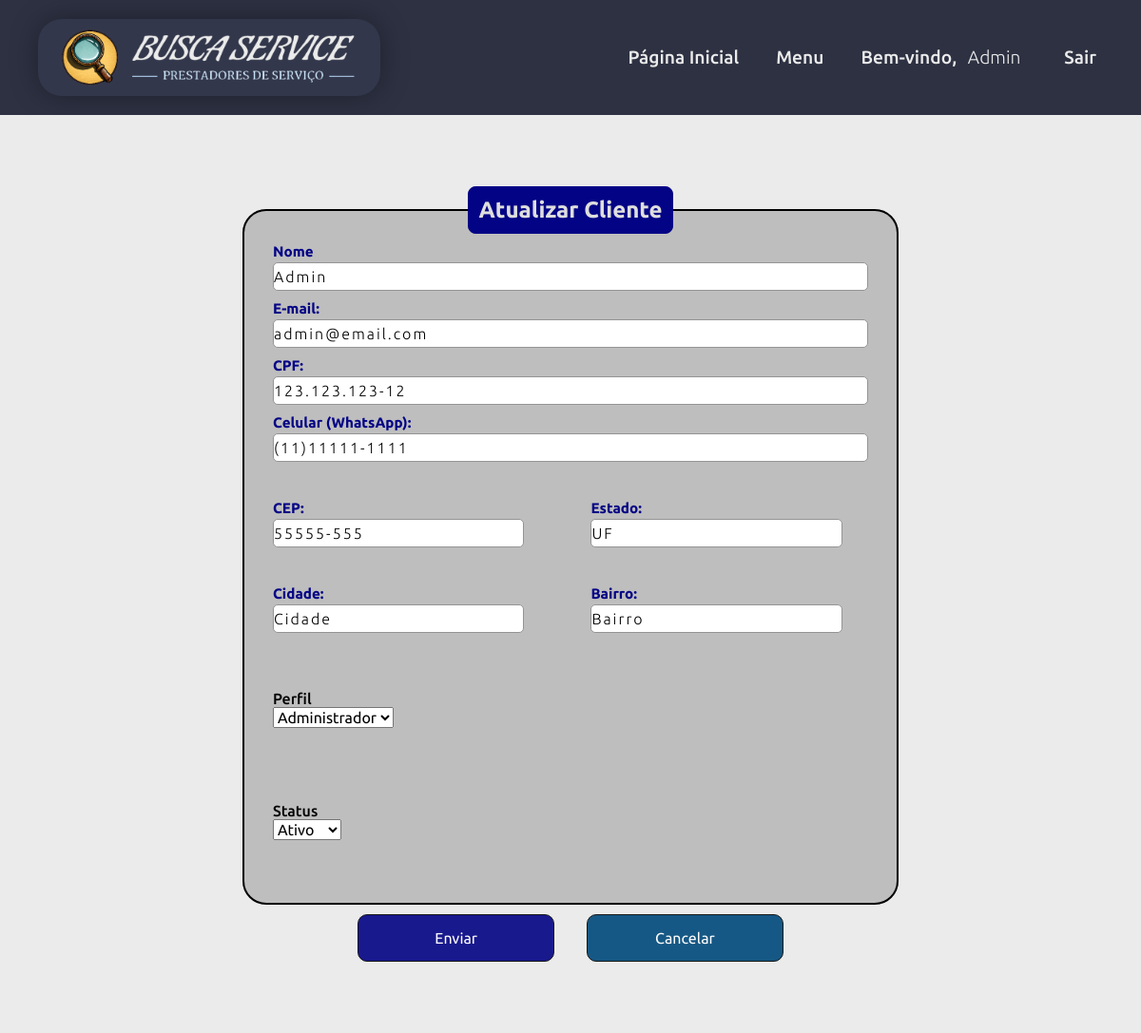
The app's page /app/views/usuario_admin_updcli.php?idcli=1 (signed in) with its own data.
### tables this page shows
CREATE TABLE cliente (
  idcli INT(11) NOT NULL AUTO_INCREMENT,
  nome VARCHAR(45) NOT NULL,
  email VARCHAR(255) NOT NULL,
  senha VARCHAR(60) NOT NULL,
  cpf VARCHAR(14) NOT NULL,
  telefone VARCHAR(18) NOT NULL,
  cep VARCHAR(9) NOT NULL,
  estado VARCHAR(45) NOT NULL,
  cidade VARCHAR(45) NOT NULL,
  bairro VARCHAR(45) NOT NULL,
  perfil VARCHAR(3) NOT NULL DEFAULT 'CLI' COMMENT 'ADM=Administrador\\nPRO=Profissional\\nCLI=Cliente',
  status TINYINT(1) NOT NULL DEFAULT 1 COMMENT '\"0\" = Inativo / \"1\" = Ativo',
  dataregcli DATETIME NOT NULL DEFAULT CURRENT_TIMESTAMP(),
  PRIMARY KEY (idcli),
  UNIQUE KEY unique_cpf_cli (cpf)
  );

### app/views/usuario_admin_updcli.php (the view, shortened to what this page needs)
<?php
require_once 'layouts/site/header.php';
$idcli = isset($_GET['idcli']) ? $_GET['idcli'] : 0;
$dbh = Conexao::getInstance();
$query = "SELECT * FROM `busca_service`.`cliente` WHERE idcli=:idcli LIMIT 1";
$stmt = $dbh->prepare($query);
$stmt->bindParam(':idcli', $idcli);
$stmt->execute();
$row = $stmt->fetch(PDO::FETCH_ASSOC);
?>
<body>
    <?php require_once 'layouts/admin/menu.php'; ?>
    <main class="bg_form">
        <div class="main_opc">
            <section>
                <form action="" method="post" class="box">
                    <fieldset>
                        <legend><b>Atualizar Cliente</b></legend>
                        <div class="dadosPessoais">
                            <div class="inputBox">
                                <input type="text" name="nome" id="nome" class="inputUser" required autofocus value="<?= isset($row) ? $row['nome'] : '' ?>">
                                <label for="nome" class="labelInput">Nome</label>
                            </div>
                            <div class="inputBox">
                                <input type="email" name="email" id="email" class="inputUser" autofocus value="<?= isset($row) ? $row['email'] : '' ?>">
                                <label for="email" class="labelInput <?= isset($row) && !empty($row['email']) ? 'active' : '' ?>">E-mail:</label>
                            </div>
                            <div class="inputBox">
                                <input type="text" name="cpf" id="cpf" class="inputUser" readonly autofocus value="<?= isset($row) ? $row['cpf'] : '' ?>">
                                <label for="cpf" class="labelInput <?= isset($row) && !empty($row['cpf']) ? 'active' : '' ?>">CPF:</label>
                            </div>
                            <div class="inputBox">
                                <input type="tel" name="telefone-whatsapp" id="telefone-whatsapp" class="inputUser" minlength="14" maxlength="14" required autofocus value="<?= isset($row) ? $row['telefone'] : '' ?>">
                                <label for="telefone-whatsapp" class="labelInput">Celular (WhatsApp):</label>
                            </div>
                        </div>
                        <div class="endereco">
                            <div class="inputBox">
                                <input type="text" id="cep" name="cep" class="inputUser" maxlength="8" minlength="8" required autofocus value="<?= isset($row) ? $row['cep'] : '' ?>">
                                <label for="cep" class="labelInput">CEP:</label><br>
                            </div>
                            <div class="inputBox">
                                <input type="text" name="estado" id="estado" class="inputUser" required autofocus value="<?= isset($row) ? $row['estado'] : '' ?>">
                                <label for="uf" class="labelInput">Estado:</label>
                            </div>
                            <div class="inputBox">
                                <input type="text" name="cidade" id="cidade" class="inputUser" required autofocus value="<?= isset($row) ? $row['cidade'] : '' ?>">
                                <label for="cidade" class="labelInput">Cidade:</label>
                            </div>
                            <div class="inputBox">
                                <input type="text" name="bairro" id="bairro" class="inputUser" required autofocus value="<?= isset($row) ? $row['bairro'] : '' ?>">
                                <label for="bairro" class="labelInput">Bairro:</label>
                            </div><br><br>
                        </div>
                        <div class="inputBox">
                            <label for="perfil" id="perfilLabel">Perfil</label><br>
                            <select name="perfil" id="perfil"><br><br>
                                <option value="ADM" <?= isset($row) && $row['perfil'] == 'ADM' ? 'selected' : '' ?>>
                                    Administrador</option>
                            </select>
                        </div><br>
                        <div class="inputBox">
                            <label for="status" class="statusLabel">Status</label><br>
                            <div class="select-wrapper">
                                <select name="status" id="status"><br><br>
                                    <option value="1" <?= isset($row) && $row['status'] == '1' ? 'selected' : '' ?>>Ativo
                                    </option>
                                </select>
                            </div>
                        </div><br><br>
                    </fieldset>
                    <div class="btn_alinhamento">
                        <a href="usuario_admin.php">
                            <button type="submit" id="submit" value="Enviar" name="salvar">Enviar</button>
                        </a>
                        <a href="usuario_admin_listcli.php">
                            <button type="button" id="cancel" value="Cancelar" name="cancelar">Cancelar</button>
                        </a>
                    </div>
                </form>
            </section>
        </div>
    </main>
</body>
</html>

### app/views/assets/css/boot.css (style rules this page uses)
* { padding: 0; margin: 0; box-sizing: border-box; text-decoration: none; font-size: 1em; font-family: 'Ubuntu', sans-serif; }

### app/views/assets/css/style.css (style rules this page uses)
html { height: 100%; min-height: 100%; }
body { display: flex; flex-direction: column; min-height: 100%; }

### app/views/assets/css/formulario.css (style rules this page uses)
.box { margin: 5% auto; color: rgb(0, 0, 0); position: relative; padding: 15px; width: 60%; }
.box fieldset { background-color: #bebebe; border-radius: 25px; border: 2px solid #000; }
.bg_form { background-color: #ebebeb; }
legend { border: 1px solid rgb(3, 3, 133); padding: 10px; text-align: center; background-color: rgb(3, 3, 133); border-radius: 8px; font-size: 1.5em; color: #dedede; }
.endereco { display: flex; flex-wrap: wrap; }
.endereco .inputBox { width: 40%; box-sizing: border-box; padding-right: 10px; }
.inputBox { position: relative; margin: 30px; font-weight: 500; }
.inputUser { background: none; border: none; border: 1px solid #949494; background-color: #fff; height: 30px; border-radius: 5px; outline: none; color: black; font-size: 1em; width: 100%; letter-spacing: 2px; font-weight: 300; }
.labelInput { position: absolute; top: 0px; left: 0px; margin-bottom: 10px; pointer-events: none; transition: .5s; }
.inputUser:focus~.labelInput, .inputUser:valid~.labelInput { top: -20px; font-size: 0.95em; color: rgb(3, 3, 133); font-weight: 600; }
.select-wrapper { border-radius: 5px; }
.active { top: -20px; font-size: 0.95em; color: rgb(3, 3, 133); font-weight: 600; }
#submit { background-color: rgb(3, 3, 133); width: 30%; border: none; padding: 15px; color: white; font-size: 1em; cursor: pointer; border-radius: 10px; align-items: center; opacity: 0.9; margin-right: 15px; border: 1px solid #000; }
#cancel { background-color: rgb(0, 73, 122); width: 30%; border: none; padding: 15px; color: white; font-size: 1em; cursor: pointer; border-radius: 10px; align-items: center; opacity: 0.9; margin-left: 15px; border: 1px solid #000; }
.btn_alinhamento { width: 100%; text-align: center; margin: 0px auto; margin-top: 10px; }

### records on screen
cliente: nome "Admin", email "admin@email.com", cpf "123.123.123-12", telefone-whatsapp "(11)11111-1111", cep "55555-555", estado "UF", cidade "Cidade", bairro "Bairro", perfil "Administrador", status "Ativo"

### other values on screen
$primeiroNome "Admin"
